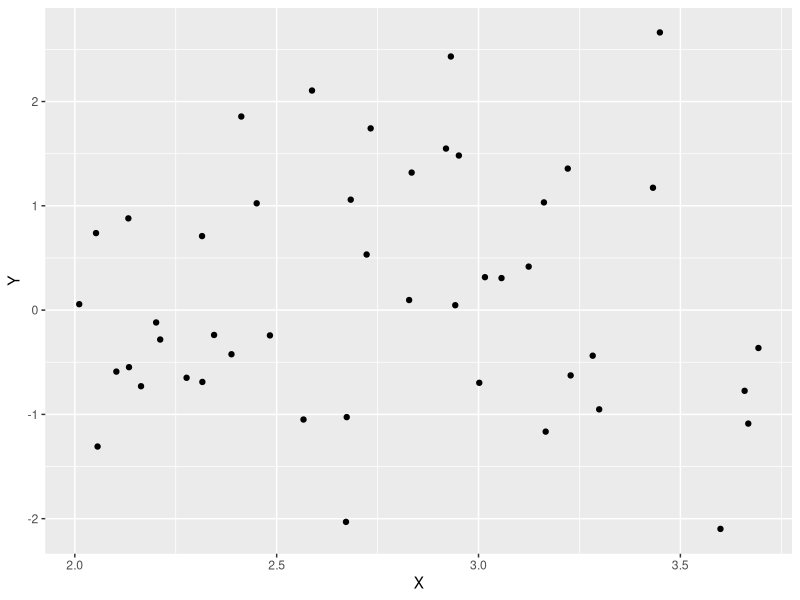

This figure's R source:
##########################################
#### July 5th, 2017.  Grant Humphries ####
#### This code is a sample where we  #####
#### annotate code meant for creating ####
#### a figure ############################
##########################################

### Load required libraries
library(dplyr)  # Used for filtering the data
library(ggplot2)

### set the working directory
wd <- 'D:/Dropbox/temp'
setwd(wd)

### Generate x and y data using a normal distribution 
X <- rnorm(100,mean=2)
Y <- rnorm(100)
### Create a dataframe for plotting
Df <- tbl_df(data.frame(X,Y))
### Filter only points greater than 2 because we feel like it
Df <- Df %>% filter(X > 2)

### Plot a very basic point graph
ggplot(data = Df, aes(X, Y)) + geom_point()